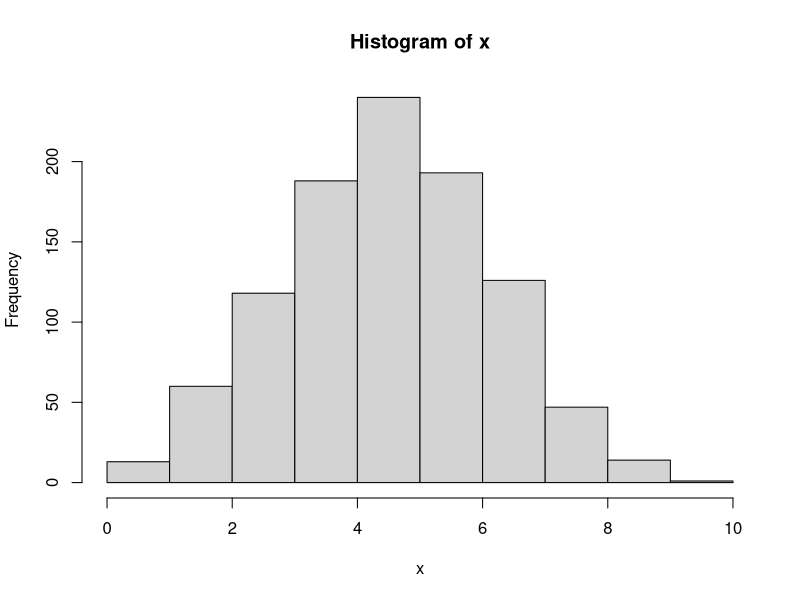
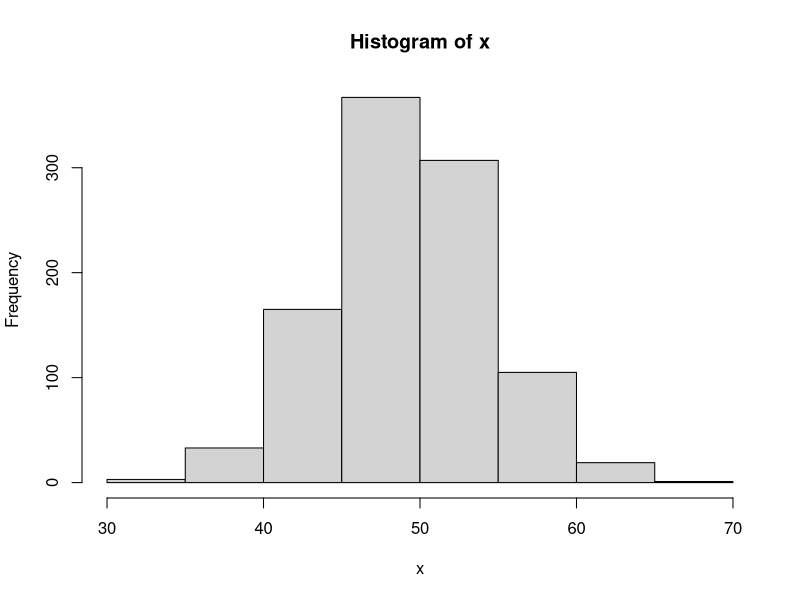
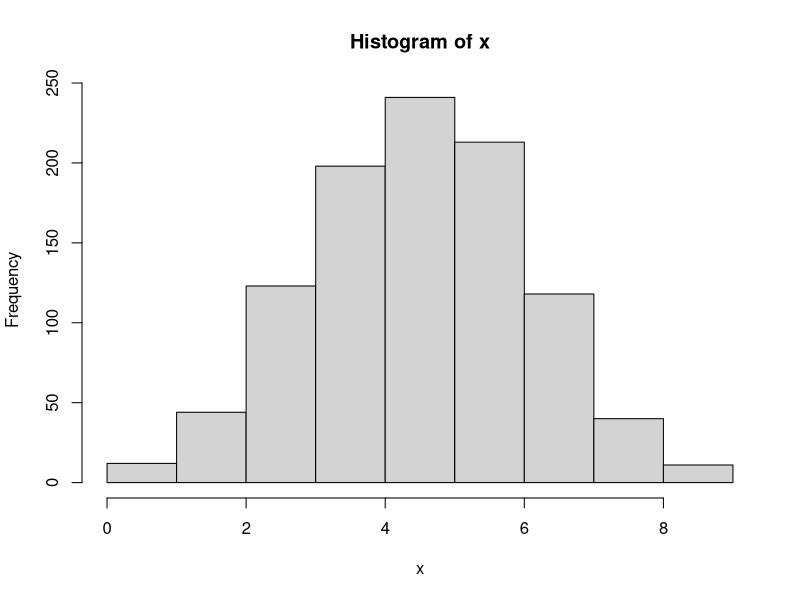
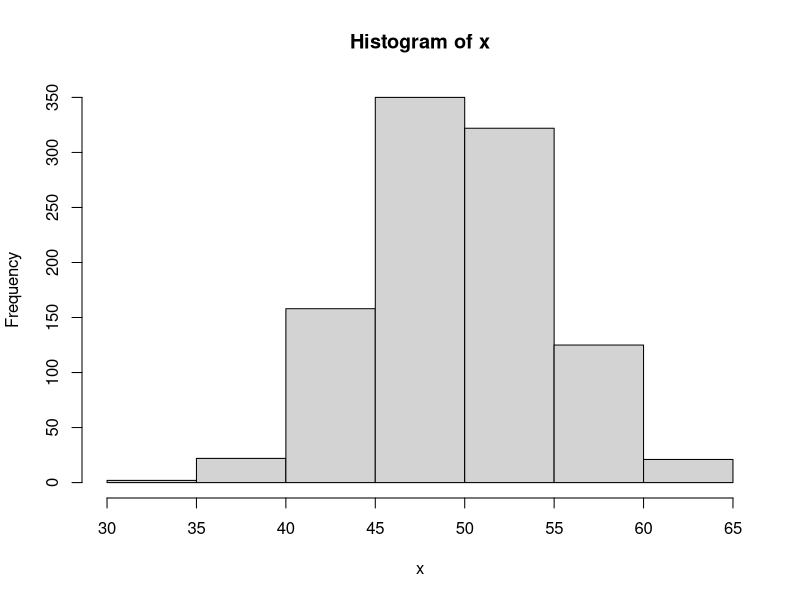
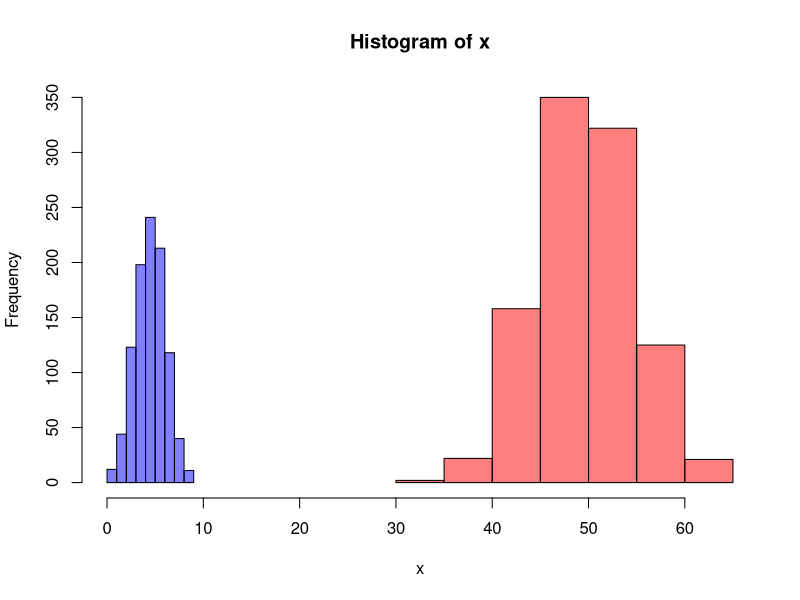

These charts were generated, in order, by the following R code:
# generate plots of the binomial distribution
# the number of 'successes' in a n Bernoulli trials
bernevent<-function(p){
  bt<-sample(c(0:1),1,prob=c(1-p,p))
  bt
}

# simulate a bernoulli trial of n events, where a success has
# probability p; return the number of successes
berntrial<-function(n,p){
  sum(replicate(n,bernevent(p)))
}

binomialplot<-function(N,n,p){
  x<-replicate(N,berntrial(n,p))
  hist(x)
}

# --------------------------------------------

# number of successes in bernoulli trials of n=10 events where
# success has probability p=0.5 and the plot of the distribution
binomialplot(1000,10,.5)

# number of successes in bernoulli trials of n=100 events where
# success has probability p=0.5 and the plot of the distribution
binomialplot(1000,100,.5)


# --------------------------------------------

# putting two or more histograms on the same axes 
# from https://www.dataanalytics.org.uk/plot-two-overlapping-histograms-on-one-chart-in-r/

# FIRST - create the histograms, naming each to a different variable
h1<-binomialplot(1000,10,.5)
h2<-binomialplot(1000,100,.5)

# SECOND - collect information from each to know the range of the inputs (bins)
# and the range of out outputs (counts)
xrange<-range(c(h1$breaks,h2$breaks))
yrange<-max(c(h1$count,h2$count))

# THIRD - plot, using options that take into account the horizontal and
# vertical ranges; also note
#   * set colors to be different using the "col=" option; the fourth RGB
#     value sets opacity to allow for some tranparency
#   * in additional plots, the "add=TRUE" option tells R to add the new
#     plot to the old plot
plot(h1,xlim=c(min(xrange),max(xrange)),ylim=c(0,yrange),col=rgb(0,0,1,0.5))
plot(h2,add=TRUE,col=rgb(1,0,0,0.5))
